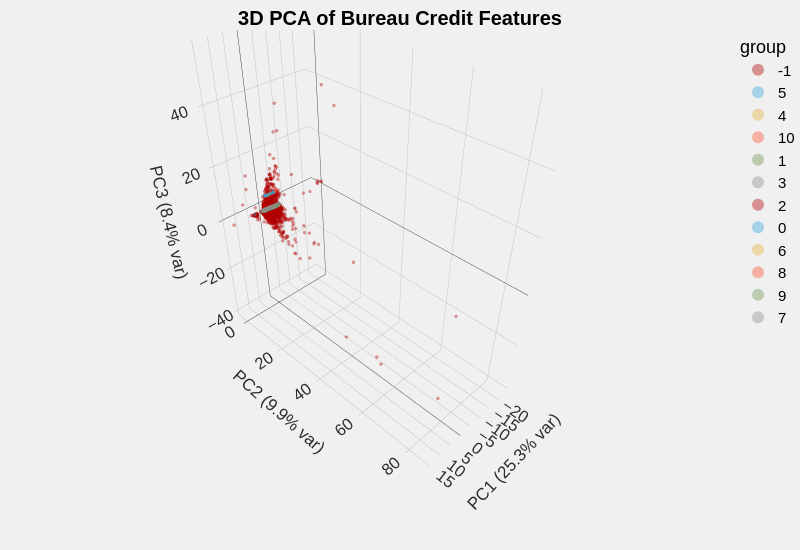

Source (notebook cell):
### Code cell
X['group'] = labels.astype(str)
unsupervised_helper.plotly_3d_pca(X, hue_col='group')
